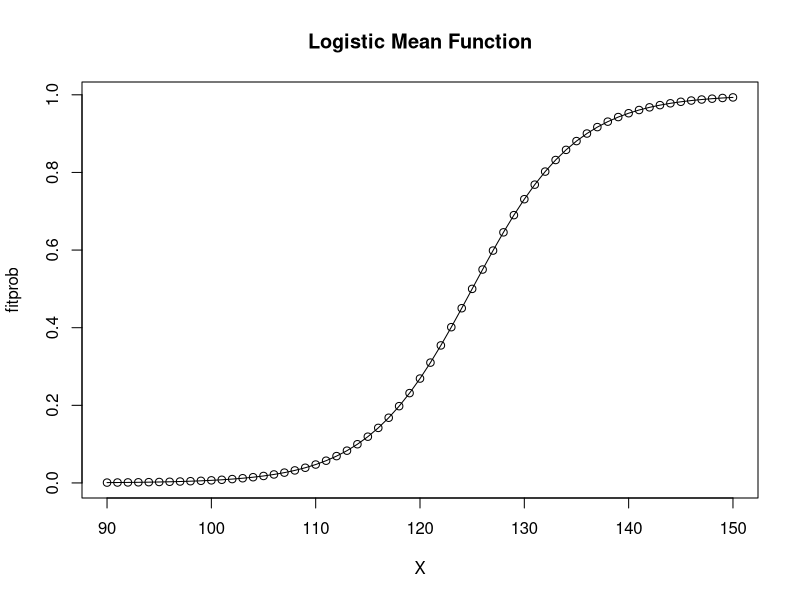
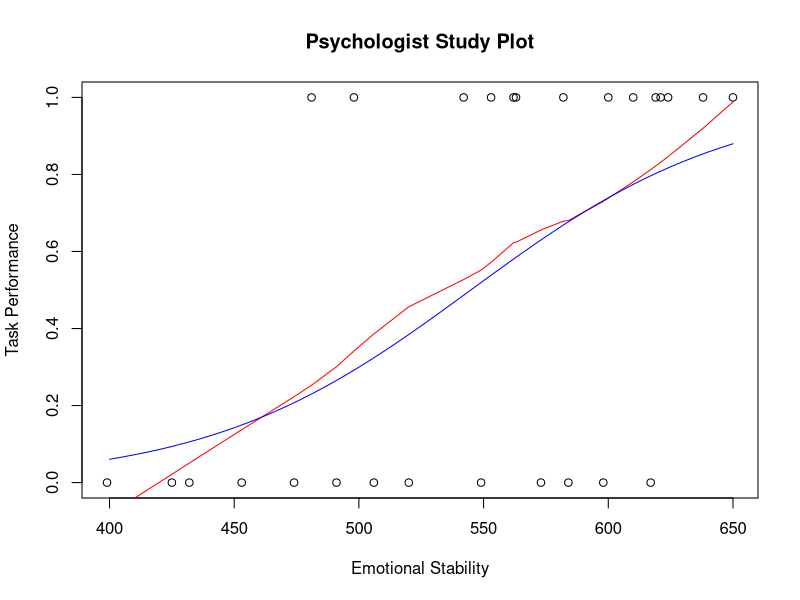

Recreate these plots in R, in order.
## ---- chunk 1


X = seq (90, 150)
fitprob = exp(-25 + 0.2*X) / (1 + exp(-25 +0.2*X))
plot(X, fitprob, main='Logistic Mean Function')
lines(X, fitprob)

## ---- chunk 2

Xj = 115
exp(-25 + 0.2*Xj) / (1 + exp(-25 + 0.2*Xj))



## ---- chunk 3

X_5 = (log(0.5/(1-0.5)) + 25)/0.2
X_5


## ---- chunk 4

Xk = c(130, 131)
fitprob2 = exp(-25 + 0.2*Xk) / (1 + exp(-25 +0.2*Xk))
fitprob2
odds2 = fitprob2 / (1 - fitprob2)
odds2

odds.ratio = odds2[2] / odds2[1]
odds.ratio

exp(0.2)  #demonstrates the interpretation of the slope in logistic regression

## ---- chunk 5
taskperf = c(0, 0, 0, 1, 1, 0, 0, 1, 1, 1, 1, 1, 1, 0, 1, 0, 1, 0, 1, 0, 0, 0, 1, 0, 1, 0, 1)        

emostab = c(474, 432, 453, 481, 619, 584, 399, 582, 638, 624, 542, 650, 553, 425, 563, 549, 498, 520, 610, 598, 491, 617, 621, 573, 562, 506, 600)

plot (emostab, taskperf, main='Psychologist Study Plot', xlab="Emotional Stability", ylab="Task Performance")

lines (lowess (taskperf ~ emostab), col='red')
logistic.fit = glm (taskperf ~ emostab, family=binomial)

summary (logistic.fit)
betahat = coefficients(logistic.fit)                 
emostab.seq = seq(400, 650, by=5)
X <- cbind(1, emostab.seq)
Xb <- X %*% betahat
prob = exp(Xb)/(1+exp(Xb))
lines(emostab.seq, prob, col='blue')
                
exp(0.018920)                
